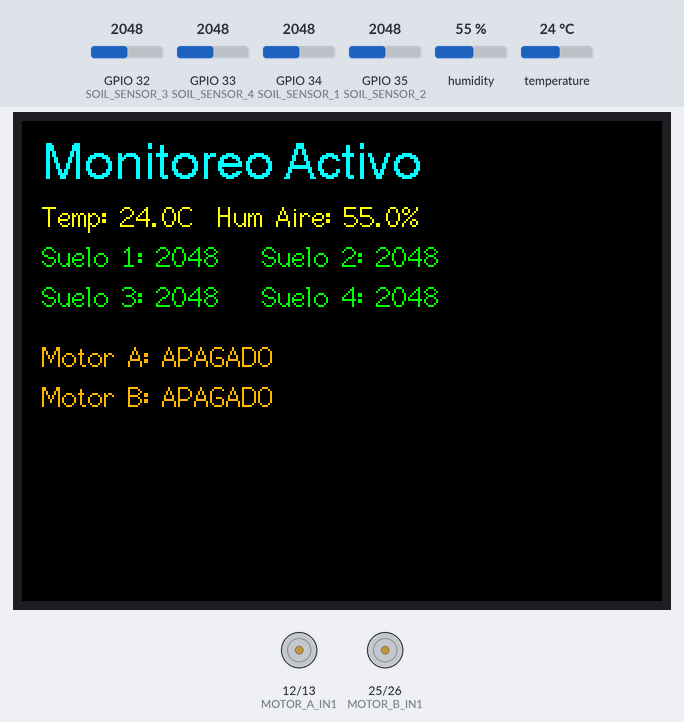
A sketch run on a simulated ESP32. Shown: 320×240 colour display, motor-driver pin pairs drawn as motors (green arrow = first pin HIGH = forward, orange = second pin HIGH = backward, longer = more drive, scaled by the enable pin). The test bench sets the inputs (shaded band); at power-on: humidity 55 %, GPIO 32 (SOIL_SENSOR_3) = 2048, GPIO 33 (SOIL_SENSOR_4) = 2048, temperature 24 °C, GPIO 34 (SOIL_SENSOR_1) = 2048, GPIO 35 (SOIL_SENSOR_2) = 2048. What the sketch prints to the serial monitor is not drawn.

Above: at 3.4 s.
3.5 s: humidity set to 22 %
At 13.0 s:
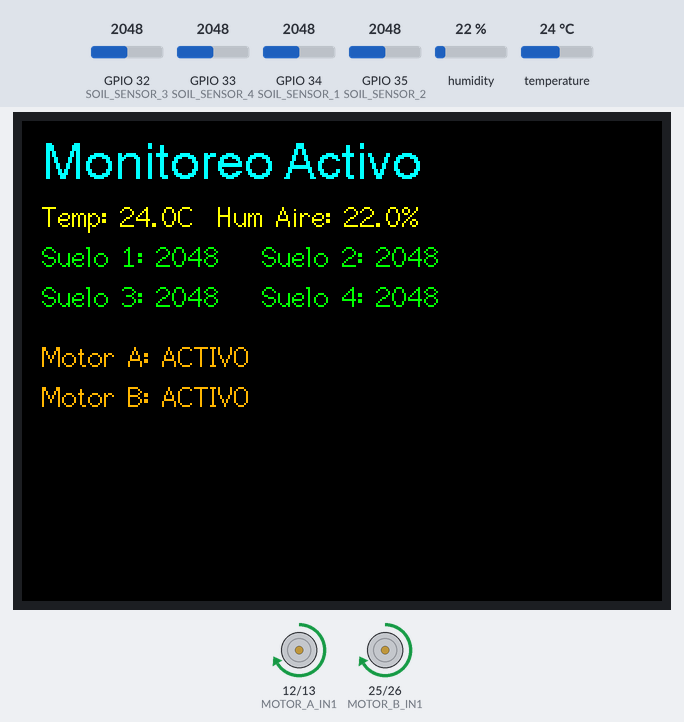
16.7 s: GPIO 32 (SOIL_SENSOR_3) set to 1460
At 23.1 s:
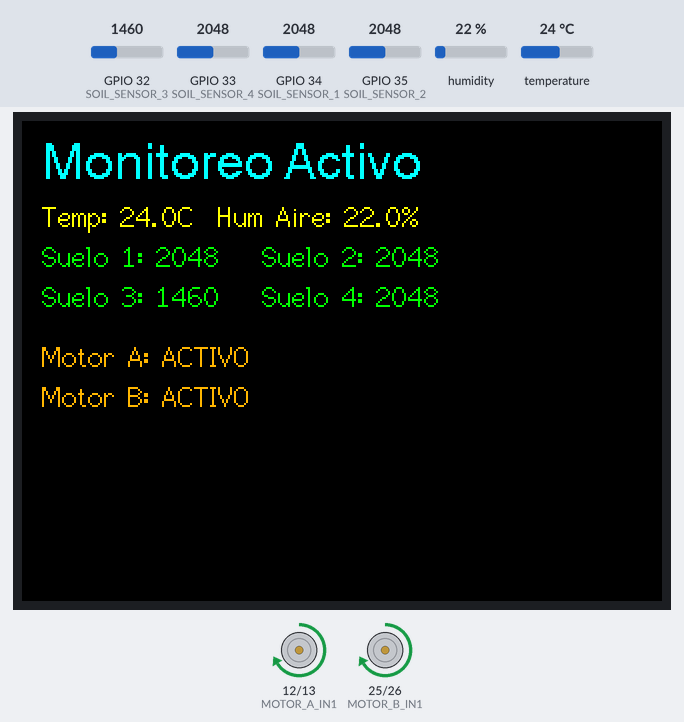
28.4 s: GPIO 33 (SOIL_SENSOR_4) set to 1569
At 34.4 s:
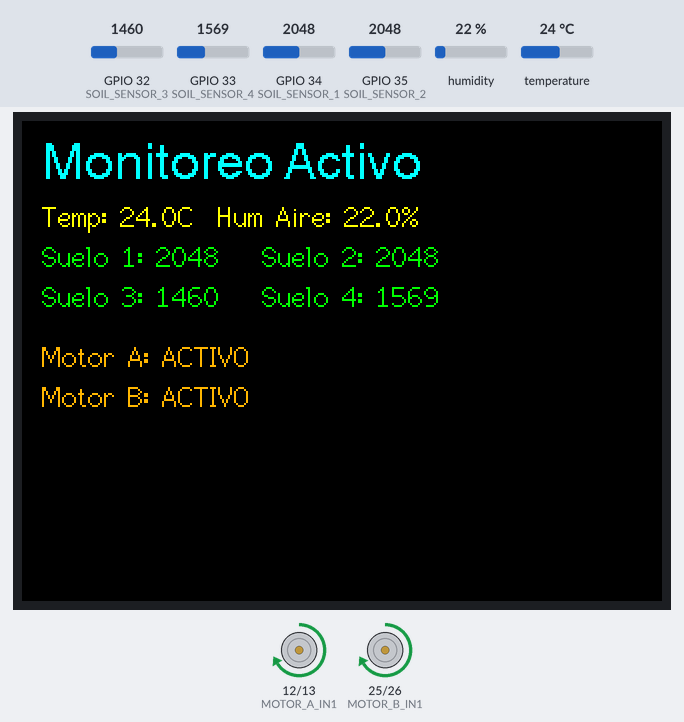
38.6 s: GPIO 33 (SOIL_SENSOR_4) set to 1450
At 51.7 s:
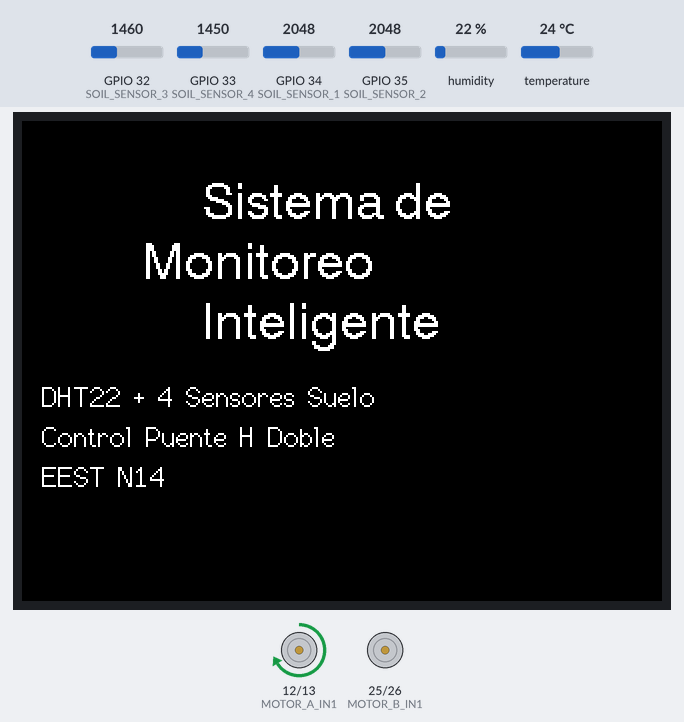
51.8 s: temperature set to 29.5 °C
At 54.7 s:
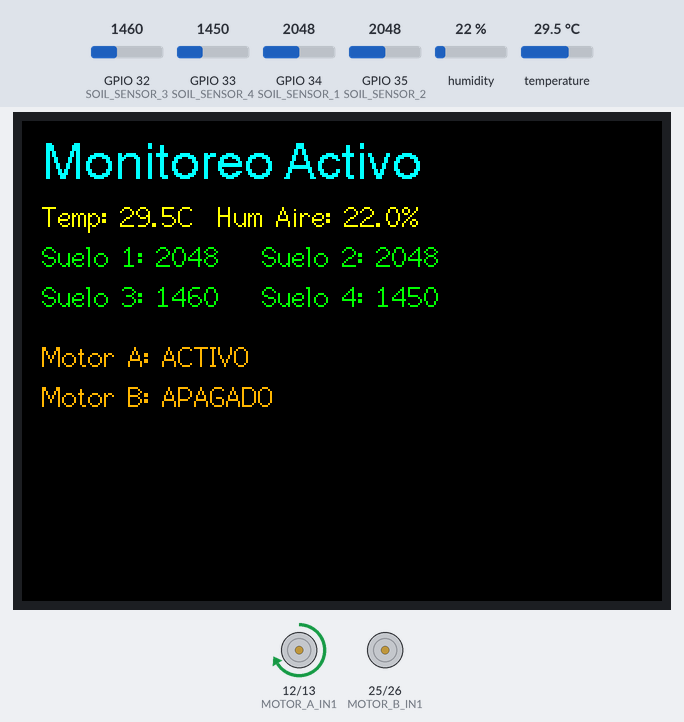
65.0 s: temperature set to 30.9 °C
At 83.0 s:
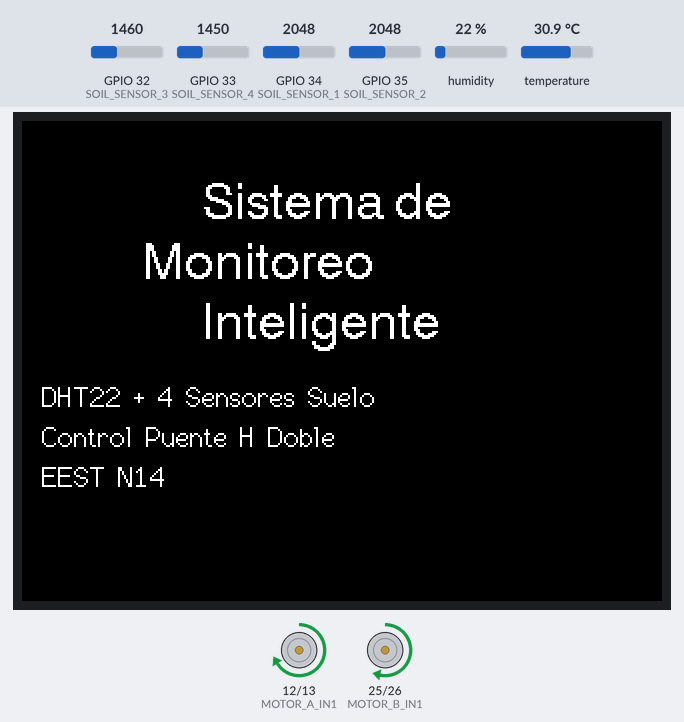
Timing chart, 0 to 84.5 s (numbered marks = the images above; inputs shaded):
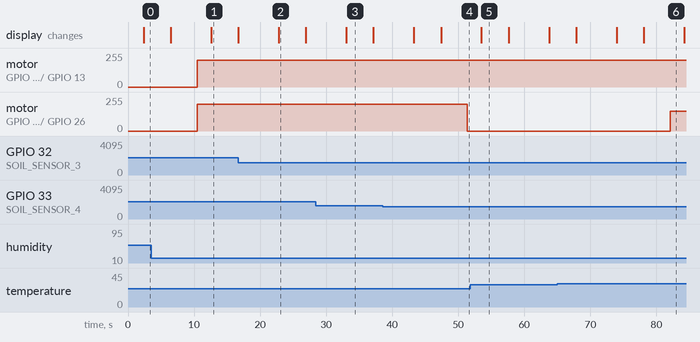

The sketch:

sistema_monitoreo_inteligente.ino
```cpp
// ==============================================
// SISTEMA DE MONITOREO INTELIGENTE - EEST N14
// Control automático de riego y ventilación
// ==============================================

#include <TFT_eSPI.h>
#include <SPI.h>
#include <DHT.h>

// Configuración
#define DHT_TYPE DHT22
#define DHT_PIN 16
#define SOIL_SENSOR_1 34
#define SOIL_SENSOR_2 35
#define SOIL_SENSOR_3 32
#define SOIL_SENSOR_4 33
#define MOTOR_A_IN1 12
#define MOTOR_A_IN2 13
#define MOTOR_A_ENA 14
#define MOTOR_B_IN1 25
#define MOTOR_B_IN2 26
#define MOTOR_B_ENB 27

const int UMBRAL_HUMEDAD_SUELO = 1500;
const int UMBRAL_TEMPERATURA_ALTA = 30;

TFT_eSPI tft = TFT_eSPI();
DHT dht(DHT_PIN, DHT_TYPE);

float temperatura = 0;
float humedadAire = 0;
int suelo1 = 0, suelo2 = 0, suelo3 = 0, suelo4 = 0;

void setup() {
  Serial.begin(115200);
  tft.init();
  tft.setRotation(1);
  dht.begin();

  pinMode(SOIL_SENSOR_1, INPUT);
  pinMode(SOIL_SENSOR_2, INPUT);
  pinMode(SOIL_SENSOR_3, INPUT);
  pinMode(SOIL_SENSOR_4, INPUT);
  pinMode(MOTOR_A_IN1, OUTPUT);
  pinMode(MOTOR_A_IN2, OUTPUT);
  pinMode(MOTOR_A_ENA, OUTPUT);
  pinMode(MOTOR_B_IN1, OUTPUT);
  pinMode(MOTOR_B_IN2, OUTPUT);
  pinMode(MOTOR_B_ENB, OUTPUT);

  apagarMotores();
  pantallaBienvenida();
  delay(2000);
}

void loop() {
  leerSensores();
  pantallaPrincipal();
  delay(4000);
  pantallaBienvenida();
  delay(4000);
  controlAutomatico();
  imprimirSerial();
  delay(2000);
}

void leerSensores() {
  temperatura = dht.readTemperature();
  humedadAire = dht.readHumidity();
  suelo1 = analogRead(SOIL_SENSOR_1);
  suelo2 = analogRead(SOIL_SENSOR_2);
  suelo3 = analogRead(SOIL_SENSOR_3);
  suelo4 = analogRead(SOIL_SENSOR_4);

  if (isnan(temperatura) || isnan(humedadAire)) {
    Serial.println("Error DHT22!");
    temperatura = 0;
    humedadAire = 0;
  }
}

void pantallaBienvenida() {
  tft.fillScreen(TFT_BLACK);
  tft.setTextFont(4);
  tft.setTextColor(TFT_WHITE, TFT_BLACK);
  int x_center = tft.width() / 2;
  tft.setCursor(x_center - 70, 30);
  tft.print("Sistema de");
  tft.setCursor(x_center - 100, 60);
  tft.print("Monitoreo");
  tft.setCursor(x_center - 70, 90);
  tft.print("Inteligente");
  tft.setTextFont(2);
  tft.setCursor(10, 130);
  tft.print("DHT22 + 4 Sensores Suelo");
  tft.setCursor(10, 150);
  tft.print("Control Puente H Doble");
  tft.setCursor(10, 170);
  tft.print("EEST N14");
}

void pantallaPrincipal() {
  tft.fillScreen(TFT_BLACK);
  tft.setTextFont(4);
  tft.setTextColor(TFT_CYAN, TFT_BLACK);
  tft.setCursor(10, 10);
  tft.print("Monitoreo Activo");
  tft.setTextFont(2);
  tft.setTextColor(TFT_YELLOW, TFT_BLACK);
  tft.setCursor(10, 40);
  tft.printf("Temp: %.1fC  Hum Aire: %.1f%%", temperatura, humedadAire);
  tft.setTextColor(TFT_GREEN, TFT_BLACK);
  tft.setCursor(10, 60);
  tft.printf("Suelo 1: %d", suelo1);
  tft.setCursor(120, 60);
  tft.printf("Suelo 2: %d", suelo2);
  tft.setCursor(10, 80);
  tft.printf("Suelo 3: %d", suelo3);
  tft.setCursor(120, 80);
  tft.printf("Suelo 4: %d", suelo4);
  tft.setTextColor(TFT_ORANGE, TFT_BLACK);
  tft.setCursor(10, 110);
  tft.printf("Motor A: %s", obtenerEstadoMotorA().c_str());
  tft.setCursor(10, 130);
  tft.printf("Motor B: %s", obtenerEstadoMotorB().c_str());
}

void controlAutomatico() {
  if (suelo1 > UMBRAL_HUMEDAD_SUELO || suelo2 > UMBRAL_HUMEDAD_SUELO) {
    activarMotorA();
  } else {
    desactivarMotorA();
  }
  if (suelo3 > UMBRAL_HUMEDAD_SUELO || suelo4 > UMBRAL_HUMEDAD_SUELO) {
    activarMotorB();
  } else {
    desactivarMotorB();
  }
  if (temperatura > UMBRAL_TEMPERATURA_ALTA) {
    activarVentilacion();
  }
}

void apagarMotores() {
  digitalWrite(MOTOR_A_IN1, LOW);
  digitalWrite(MOTOR_A_IN2, LOW);
  analogWrite(MOTOR_A_ENA, 0);
  digitalWrite(MOTOR_B_IN1, LOW);
  digitalWrite(MOTOR_B_IN2, LOW);
  analogWrite(MOTOR_B_ENB, 0);
}

void activarMotorA() {
  digitalWrite(MOTOR_A_IN1, HIGH);
  digitalWrite(MOTOR_A_IN2, LOW);
  analogWrite(MOTOR_A_ENA, 200);
}

void desactivarMotorA() {
  digitalWrite(MOTOR_A_IN1, LOW);
  digitalWrite(MOTOR_A_IN2, LOW);
  analogWrite(MOTOR_A_ENA, 0);
}

void activarMotorB() {
  digitalWrite(MOTOR_B_IN1, HIGH);
  digitalWrite(MOTOR_B_IN2, LOW);
  analogWrite(MOTOR_B_ENB, 200);
}

void desactivarMotorB() {
  digitalWrite(MOTOR_B_IN1, LOW);
  digitalWrite(MOTOR_B_IN2, LOW);
  analogWrite(MOTOR_B_ENB, 0);
}

void activarVentilacion() {
  digitalWrite(MOTOR_B_IN1, HIGH);
  digitalWrite(MOTOR_B_IN2, LOW);
  analogWrite(MOTOR_B_ENB, 150);
}

String obtenerEstadoMotorA() {
  return digitalRead(MOTOR_A_IN1) ? "ACTIVO" : "APAGADO";
}

String obtenerEstadoMotorB() {
  return digitalRead(MOTOR_B_IN1) ? "ACTIVO" : "APAGADO";
}

void imprimirSerial() {
  Serial.println("=== DATOS SENSORES ===");
  Serial.print("Temperatura: "); Serial.println(temperatura);
  Serial.print("Humedad: "); Serial.println(humedadAire);
  Serial.print("Suelo 1: "); Serial.println(suelo1);
  Serial.print("Suelo 2: "); Serial.println(suelo2);
  Serial.print("Suelo 3: "); Serial.println(suelo3);
  Serial.print("Suelo 4: "); Serial.println(suelo4);
  Serial.print("Motor A: "); Serial.println(obtenerEstadoMotorA());
  Serial.print("Motor B: "); Serial.println(obtenerEstadoMotorB());
  Serial.println("====================");
}
```

Measured:
- the behaviour switches between 1501 and 1500 on GPIO 33 (SOIL_SENSOR_4) (found by bisection; images 3 and 4)
- the behaviour switches between 30 and 30.1 °C on temperature (found by bisection; images 5 and 6)
- after the input at 16.7 s, the display: first differs from a run without the input after 6.1 s (image 2)
- after the input at 28.4 s, the display: changes after 4.7 s (image 3)
- after the input at 38.6 s, motor on GPIO 25 (MOTOR_B_IN1) / GPIO 26 (MOTOR_B_IN2): forward 200/255 → stopped after 12.8 s; the display: first changes after 4.7 s (image 4 shows a later state)
- after the input at 51.8 s, the display: changes after 1.7 s (image 5)
- after the input at 65.0 s, motor on GPIO 25 (MOTOR_B_IN1) / GPIO 26 (MOTOR_B_IN2): stopped → forward 150/255 after 17.1 s; the display: first differs from a run without the input after 9.0 s (image 6 shows a later state)
